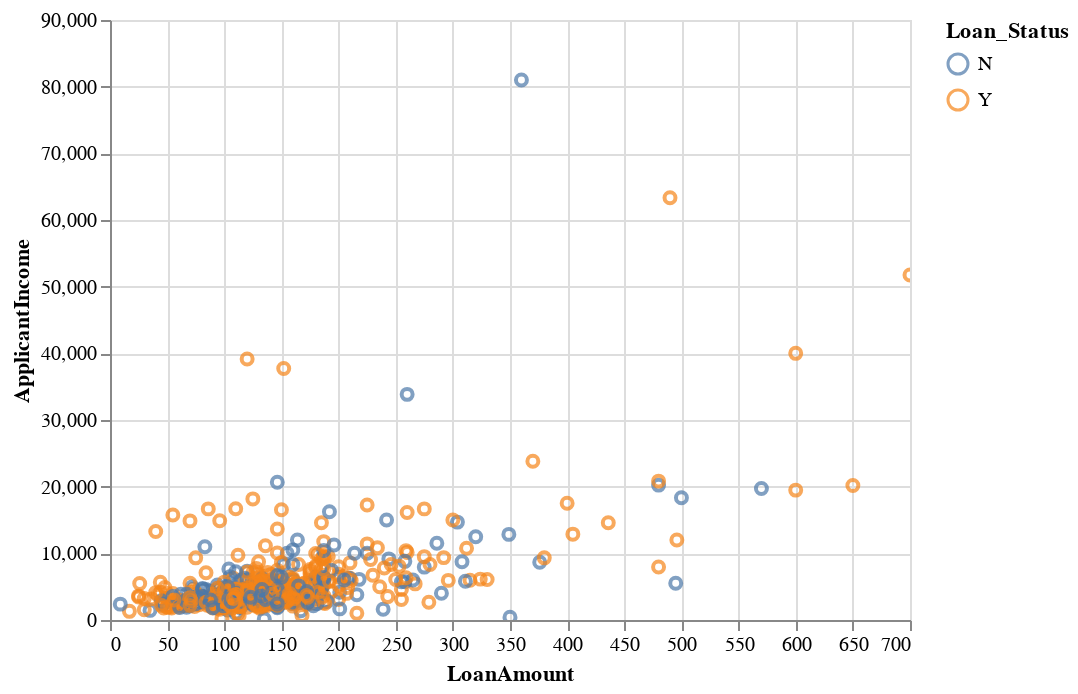

Notebook code for this chart:
### Code cell
# plot the dataset, referencing dataframe column names
import altair as alt
alt.Chart(df12).mark_point().encode(
  x='LoanAmount',
  y='ApplicantIncome',
  color='Loan_Status'
).interactive()

### Figure 1 — Vega-Lite specification as saved in the notebook (floating-point values rounded to 4 significant figures; data arrays with more than 128 entries replaced by an {"elided": "..."} marker saying what was removed)
{"$schema": "https://vega.github.io/schema/vega-lite/v2.6.0.json", "config": {"view": {"height": 300, "width": 400}}, "data": {"name": "data-b5219e9d7c4b23539e39b8f0ec8f4bf1"}, "datasets": {"data-b5219e9d7c4b23539e39b8f0ec8f4bf1": {"elided": "614 records"}}, "encoding": {"color": {"field": "Loan_Status", "type": "nominal"}, "x": {"field": "LoanAmount", "type": "quantitative"}, "y": {"field": "ApplicantIncome", "type": "quantitative"}}, "mark": "point", "selection": {"selector001": {"bind": "scales", "encodings": ["x", "y"], "type": "interval"}}}
